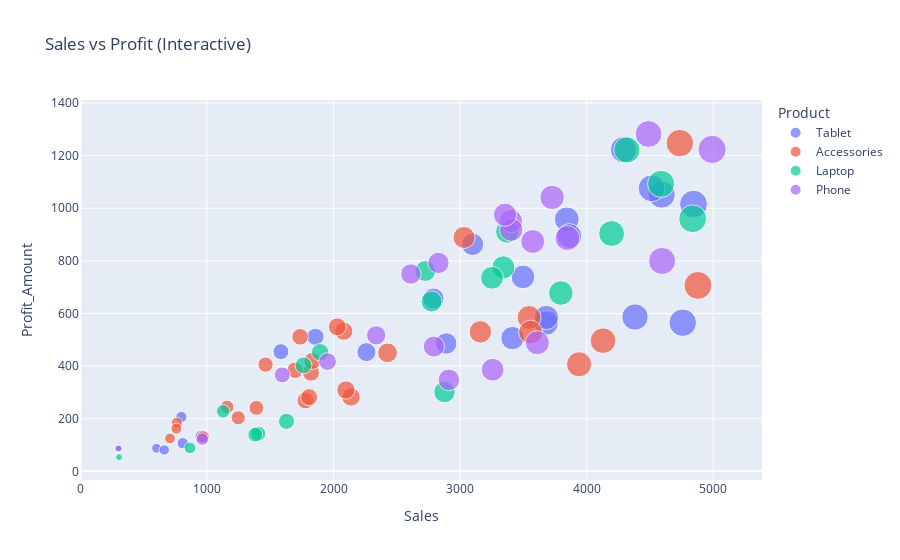

Notebook code for this chart:
### Code cell
# Interactive Scatter Plot
fig = px.scatter(
    sales,
    x="Sales",
    y="Profit_Amount",
    color="Product",
    size="Sales",
    hover_data=["Region", "Date"],
    title="Sales vs Profit (Interactive)"
)
fig.update_layout(hovermode="closest")
fig.show()

### Figure 1 — Plotly figure (JSON) as saved in the notebook; plotly's stock layout.template omitted (floating-point values rounded to 4 significant figures)
{"data": [{"customdata": [["West", "2023-01-01T00:00:00"], ["South", "2023-01-04T00:00:00"], ["South", "2023-01-05T00:00:00"], ["South", "2023-01-09T00:00:00"], ["East", "2023-01-11T00:00:00"], ["South", "2023-01-12T00:00:00"], ["South", "2023-01-13T00:00:00"], ["West", "2023-01-14T00:00:00"], ["East", "2023-01-20T00:00:00"], ["West", "2023-02-09T00:00:00"], ["West", "2023-02-10T00:00:00"], ["North", "2023-02-11T00:00:00"], ["North", "2023-02-17T00:00:00"], ["West", "2023-02-20T00:00:00"], ["West", "2023-02-22T00:00:00"], ["West", "2023-02-24T00:00:00"], ["North", "2023-02-28T00:00:00"], ["East", "2023-03-02T00:00:00"], ["East", "2023-03-03T00:00:00"], ["North", "2023-03-06T00:00:00"], ["East", "2023-03-20T00:00:00"], ["West", "2023-03-22T00:00:00"], ["West", "2023-03-26T00:00:00"], ["South", "2023-03-27T00:00:00"]], "hovertemplate": "Product=Tablet<br>Sales=%{marker.size}<br>Profit_Amount=%{y}<br>Region=%{customdata[0]}<br>Date=%{customdata[1]}<extra></extra>", "legendgroup": "Tablet", "marker": {"color": "#636efa", "size": [2790, 602, 4593, 1584, 2890, 663, 4291, 1857, 3414, 809, 4844, 4513, 3843, 3863, 4759, 3681, 3099, 798, 2260, 954, 297, 3682, 4382, 3497], "sizemode": "area", "sizeref": 12.48, "symbol": "circle"}, "mode": "markers", "name": "Tablet", "orientation": "v", "showlegend": true, "type": "scatter", "x": [2790, 602, 4593, 1584, 2890, 663, 4291, 1857, 3414, 809, 4844, 4513, 3843, 3863, 4759, 3681, 3099, 798, 2260, 954, 297, 3682, 4382, 3497], "xaxis": "x", "y": [657.1, 87.47, 1052.0, 455.2, 486.1, 81.35, 1223.0, 511.5, 506.5, 106.9, 1016.0, 1076.0, 958.1, 894.4, 565.1, 563.3, 862.8, 206.7, 453.2, 132.7, 86.94, 585.0, 586.7, 739.1], "yaxis": "y"}, {"customdata": [["West", "2023-01-02T00:00:00"], ["South", "2023-01-06T00:00:00"], ["South", "2023-01-15T00:00:00"], ["South", "2023-01-17T00:00:00"], ["West", "2023-01-18T00:00:00"], ["South", "2023-01-19T00:00:00"], ["South", "2023-01-24T00:00:00"], ["East", "2023-01-25T00:00:00"], ["West", "2023-01-29T00:00:00"], ["North", "2023-01-30T00:00:00"], ["South", "2023-02-02T00:00:00"], ["South", "2023-02-06T00:00:00"], ["North", "2023-02-13T00:00:00"], ["East", "2023-02-14T00:00:00"], ["North", "2023-02-15T00:00:00"], ["North", "2023-02-16T00:00:00"], ["West", "2023-02-23T00:00:00"], ["East", "2023-02-25T00:00:00"], ["East", "2023-02-26T00:00:00"], ["East", "2023-03-08T00:00:00"], ["North", "2023-03-10T00:00:00"], ["West", "2023-03-18T00:00:00"], ["East", "2023-03-19T00:00:00"], ["South", "2023-03-21T00:00:00"], ["North", "2023-03-23T00:00:00"], ["West", "2023-03-25T00:00:00"], ["North", "2023-03-30T00:00:00"]], "hovertemplate": "Product=Accessories<br>Sales=%{marker.size}<br>Profit_Amount=%{y}<br>Region=%{customdata[0]}<br>Date=%{customdata[1]}<extra></extra>", "legendgroup": "Accessories", "marker": {"color": "#EF553B", "size": [3940, 970, 1778, 4736, 1159, 1822, 1697, 3160, 1463, 2081, 2138, 4129, 4879, 763, 2098, 3545, 1391, 3557, 1736, 1807, 1833, 2427, 3031, 2030, 708, 1247, 759], "sizemode": "area", "sizeref": 12.48, "symbol": "circle"}, "mode": "markers", "name": "Accessories", "orientation": "v", "showlegend": true, "type": "scatter", "x": [3940, 970, 1778, 4736, 1159, 1822, 1697, 3160, 1463, 2081, 2138, 4129, 4879, 763, 2098, 3545, 1391, 3557, 1736, 1807, 1833, 2427, 3031, 2030, 708, 1247, 759], "xaxis": "x", "y": [407.1, 130.8, 269.5, 1248.0, 244.6, 375.2, 384.6, 530.3, 405.9, 532.7, 282.9, 496.7, 706.7, 185.0, 309.3, 585.2, 241.4, 529.3, 511.4, 282.2, 419.9, 450.5, 889.1, 549.3, 125.3, 203.7, 162.4], "yaxis": "y"}, {"customdata": [["South", "2023-01-03T00:00:00"], ["South", "2023-01-07T00:00:00"], ["West", "2023-01-08T00:00:00"], ["South", "2023-01-16T00:00:00"], ["East", "2023-01-22T00:00:00"], ["West", "2023-01-31T00:00:00"], ["North", "2023-02-01T00:00:00"], ["West", "2023-02-05T00:00:00"], ["North", "2023-02-07T00:00:00"], ["West", "2023-02-08T00:00:00"], ["East", "2023-02-27T00:00:00"], ["West", "2023-03-01T00:00:00"], ["North", "2023-03-04T00:00:00"], ["East", "2023-03-05T00:00:00"], ["South", "2023-03-09T00:00:00"], ["West", "2023-03-14T00:00:00"], ["South", "2023-03-16T00:00:00"], ["East", "2023-03-24T00:00:00"], ["East", "2023-03-29T00:00:00"]], "hovertemplate": "Product=Laptop<br>Sales=%{marker.size}<br>Profit_Amount=%{y}<br>Region=%{customdata[0]}<br>Date=%{customdata[1]}<extra></extra>", "legendgroup": "Laptop", "marker": {"color": "#00cc96", "size": [1128, 4588, 306, 3342, 2725, 1763, 1629, 1406, 2775, 1382, 3796, 3252, 4197, 4837, 2877, 4318, 866, 3372, 1894], "sizemode": "area", "sizeref": 12.48, "symbol": "circle"}, "mode": "markers", "name": "Laptop", "orientation": "v", "showlegend": true, "type": "scatter", "x": [1128, 4588, 306, 3342, 2725, 1763, 1629, 1406, 2775, 1382, 3796, 3252, 4197, 4837, 2877, 4318, 866, 3372, 1894], "xaxis": "x", "y": [228.3, 1093.0, 54.27, 775.3, 761.5, 402.7, 190.3, 143.2, 645.7, 139.6, 678.0, 735.7, 904.0, 960.2, 301.7, 1222.0, 89.28, 911.2, 453.1], "yaxis": "y"}, {"customdata": [["North", "2023-01-10T00:00:00"], ["West", "2023-01-21T00:00:00"], ["West", "2023-01-23T00:00:00"], ["West", "2023-01-26T00:00:00"], ["North", "2023-01-27T00:00:00"], ["South", "2023-01-28T00:00:00"], ["East", "2023-02-03T00:00:00"], ["North", "2023-02-04T00:00:00"], ["North", "2023-02-12T00:00:00"], ["East", "2023-02-18T00:00:00"], ["North", "2023-02-19T00:00:00"], ["North", "2023-02-21T00:00:00"], ["South", "2023-03-07T00:00:00"], ["West", "2023-03-11T00:00:00"], ["East", "2023-03-12T00:00:00"], ["North", "2023-03-13T00:00:00"], ["West", "2023-03-15T00:00:00"], ["North", "2023-03-17T00:00:00"], ["East", "2023-03-28T00:00:00"], ["East", "2023-03-31T00:00:00"]], "hovertemplate": "Product=Phone<br>Sales=%{marker.size}<br>Profit_Amount=%{y}<br>Region=%{customdata[0]}<br>Date=%{customdata[1]}<extra></extra>", "legendgroup": "Phone", "marker": {"color": "#ab63fa", "size": [963, 3257, 2829, 2793, 4991, 3727, 3402, 2337, 3848, 1595, 3404, 1953, 3574, 3610, 302, 3355, 4596, 4489, 2611, 2911], "sizemode": "area", "sizeref": 12.48, "symbol": "circle"}, "mode": "markers", "name": "Phone", "orientation": "v", "showlegend": true, "type": "scatter", "x": [963, 3257, 2829, 2793, 4991, 3727, 3402, 2337, 3848, 1595, 3404, 1953, 3574, 3610, 302, 3355, 4596, 4489, 2611, 2911], "xaxis": "x", "y": [122.8, 386.3, 792.4, 474.4, 1224.0, 1041.0, 951.6, 517.1, 886.5, 366.7, 918.6, 417.3, 873.8, 488.9, 87.0, 975.6, 799.8, 1282.0, 750.0, 347.7], "yaxis": "y"}], "layout": {"hovermode": "closest", "legend": {"itemsizing": "constant", "title": {"text": "Product"}, "tracegroupgap": 0}, "title": {"text": "Sales vs Profit (Interactive)"}, "xaxis": {"anchor": "y", "domain": [0, 1], "title": {"text": "Sales"}}, "yaxis": {"anchor": "x", "domain": [0, 1], "title": {"text": "Profit_Amount"}}}}
